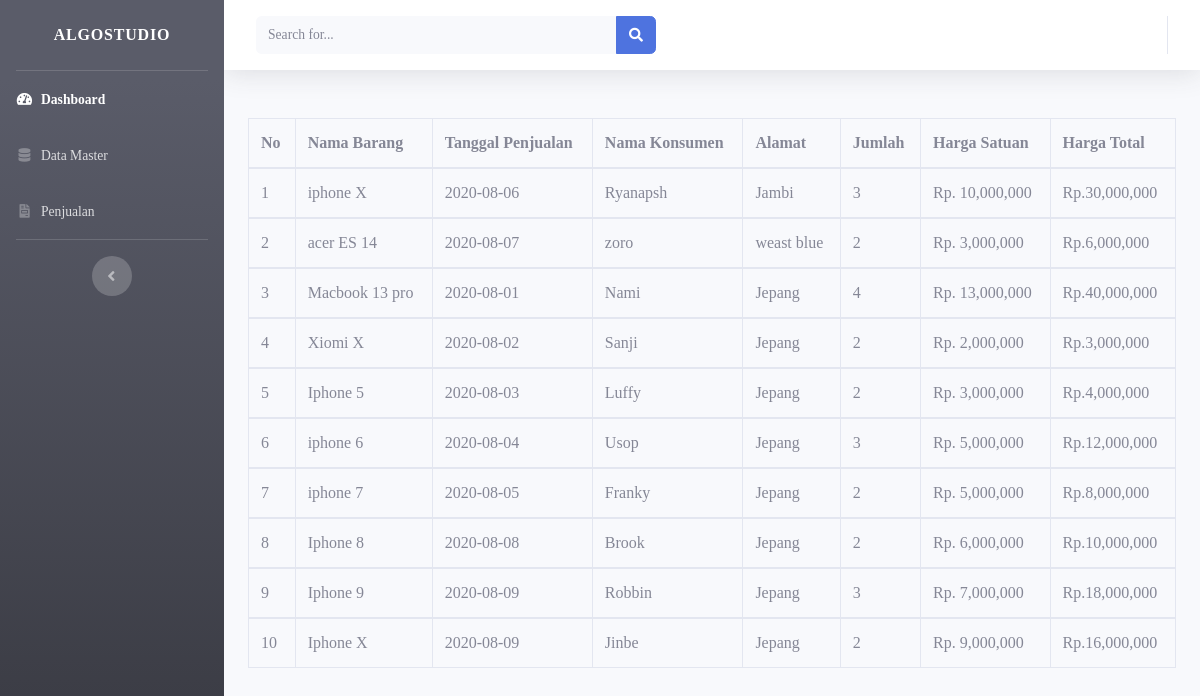
/penjualan.php, run on the app's committed database.
### tables this page shows
CREATE TABLE `detail_penjualan` (
  `id_details` int(15) NOT NULL,
  `id_penjualan` int(15) NOT NULL,
  `id_brg` int(15) NOT NULL,
  `jumlah` varchar(100) NOT NULL,
  `harga_satuan` varchar(100) NOT NULL,
  `harga_total` varchar(100) NOT NULL
);

CREATE TABLE `master_brg` (
  `id_brg` int(15) NOT NULL,
  `nama_brg` varchar(100) NOT NULL,
  `harga_jual` varchar(100) NOT NULL,
  `harga_beli` varchar(100) NOT NULL,
  `stok` varchar(100) NOT NULL,
  `kategori` varchar(100) NOT NULL
);

CREATE TABLE `tb_penjualan` (
  `id_penjualan` int(15) NOT NULL,
  `tgl_jual` date NOT NULL,
  `nama_konsumen` varchar(100) NOT NULL,
  `alamat` varchar(100) NOT NULL
);

### function.php (called while the page is built, shortened)
<?php
$conec=mysqli_connect("localhost","root","","algostudio");
function query($query) {
	global $conec;
	$result = mysqli_query($conec,$query);
	$rows = [];
	while ($row = mysqli_fetch_assoc($result) ) {
		$rows[] = $row;
	}
	return $rows;
 }

### penjualan.php (the view)
<?php include "template/header.php" ?>
<?php include "template/footer.php" ?>
<?php include "template/sidebar.php" ?>
<?php include "function.php" ?>
<br>
<?php
$brg = query("SELECT * FROM detail_penjualan
              INNER JOIN master_brg ON detail_penjualan.id_brg=master_brg.id_brg
              INNER JOIN tb_penjualan ON detail_penjualan.id_penjualan=tb_penjualan.id_penjualan");
 ?>
<div class="container">
 	<table class="table table-bordered">
  <thead>
    <tr>
      <th scope="col">No</th>
      <th scope="col">Nama Barang</th>
      <th scope="col">Tanggal Penjualan</th>
      <th scope="col">Nama Konsumen</th>
      <th scope="col">Alamat</th>
      <th scope="col">Jumlah</th>
      <th scope="col">Harga Satuan</th>
      <th scope="col">Harga Total</th>
    </tr>
  </thead>
  <tbody>
<?php $nomor=1; ?>
<?php foreach ($brg as $barang ) : ?>
      <td><?php echo $nomor; ?></td>
      <td><?= $barang["nama_brg"]; ?></td>
      <td><?= $barang["tgl_jual"]; ?></td>
       <td><?= $barang["nama_konsumen"]; ?></td>
       <td><?= $barang["alamat"]; ?></td>
      <td> <?= $barang["jumlah"]; ?></td>
      <td>Rp. <?= number_format($barang["harga_satuan"]); ?></td>
      <td>Rp.<?= number_format($barang["harga_total"]);?></td>
  </tbody>
<?php $nomor++; ?>
<?php endforeach; ?>
</table>
</div>

### assets/css/style.css (style rules this page uses)
body { margin: 0; font-family: "Lucida Grande"; }

### data on the page
detail_penjualan: id_brg.nama_brg "iphone X", id_penjualan.tgl_jual "2020-08-06", id_penjualan.nama_konsumen "Ryanapsh", id_penjualan.alamat "Jambi", jumlah "3", harga_satuan "10,000,000", harga_total "30,000,000"
detail_penjualan: id_brg.nama_brg "acer ES 14", id_penjualan.tgl_jual "2020-08-07", id_penjualan.nama_konsumen "zoro", id_penjualan.alamat "weast blue", jumlah "2", harga_satuan "3,000,000", harga_total "6,000,000"
detail_penjualan: id_brg.nama_brg "Macbook 13 pro", id_penjualan.tgl_jual "2020-08-01", id_penjualan.nama_konsumen "Nami", id_penjualan.alamat "Jepang", jumlah "4", harga_satuan "13,000,000", harga_total "40,000,000"
detail_penjualan: id_brg.nama_brg "Xiomi X", id_penjualan.tgl_jual "2020-08-02", id_penjualan.nama_konsumen "Sanji", id_penjualan.alamat "Jepang", jumlah "2", harga_satuan "2,000,000", harga_total "3,000,000"
detail_penjualan: id_brg.nama_brg "Iphone 5", id_penjualan.tgl_jual "2020-08-03", id_penjualan.nama_konsumen "Luffy", id_penjualan.alamat "Jepang", jumlah "2", harga_satuan "3,000,000", harga_total "4,000,000"
detail_penjualan: id_brg.nama_brg "iphone 6", id_penjualan.tgl_jual "2020-08-04", id_penjualan.nama_konsumen "Usop", id_penjualan.alamat "Jepang", jumlah "3", harga_satuan "5,000,000", harga_total "12,000,000"
detail_penjualan: id_brg.nama_brg "iphone 7", id_penjualan.tgl_jual "2020-08-05", id_penjualan.nama_konsumen "Franky", id_penjualan.alamat "Jepang", jumlah "2", harga_satuan "5,000,000", harga_total "8,000,000"
detail_penjualan: id_brg.nama_brg "Iphone 8", id_penjualan.tgl_jual "2020-08-08", id_penjualan.nama_konsumen "Brook", id_penjualan.alamat "Jepang", jumlah "2", harga_satuan "6,000,000", harga_total "10,000,000"
detail_penjualan: id_brg.nama_brg "Iphone 9", id_penjualan.tgl_jual "2020-08-09", id_penjualan.nama_konsumen "Robbin", id_penjualan.alamat "Jepang", jumlah "3", harga_satuan "7,000,000", harga_total "18,000,000"
detail_penjualan: id_brg.nama_brg "Iphone X", id_penjualan.tgl_jual "2020-08-09", id_penjualan.nama_konsumen "Jinbe", id_penjualan.alamat "Jepang", jumlah "2", harga_satuan "9,000,000", harga_total "16,000,000"
